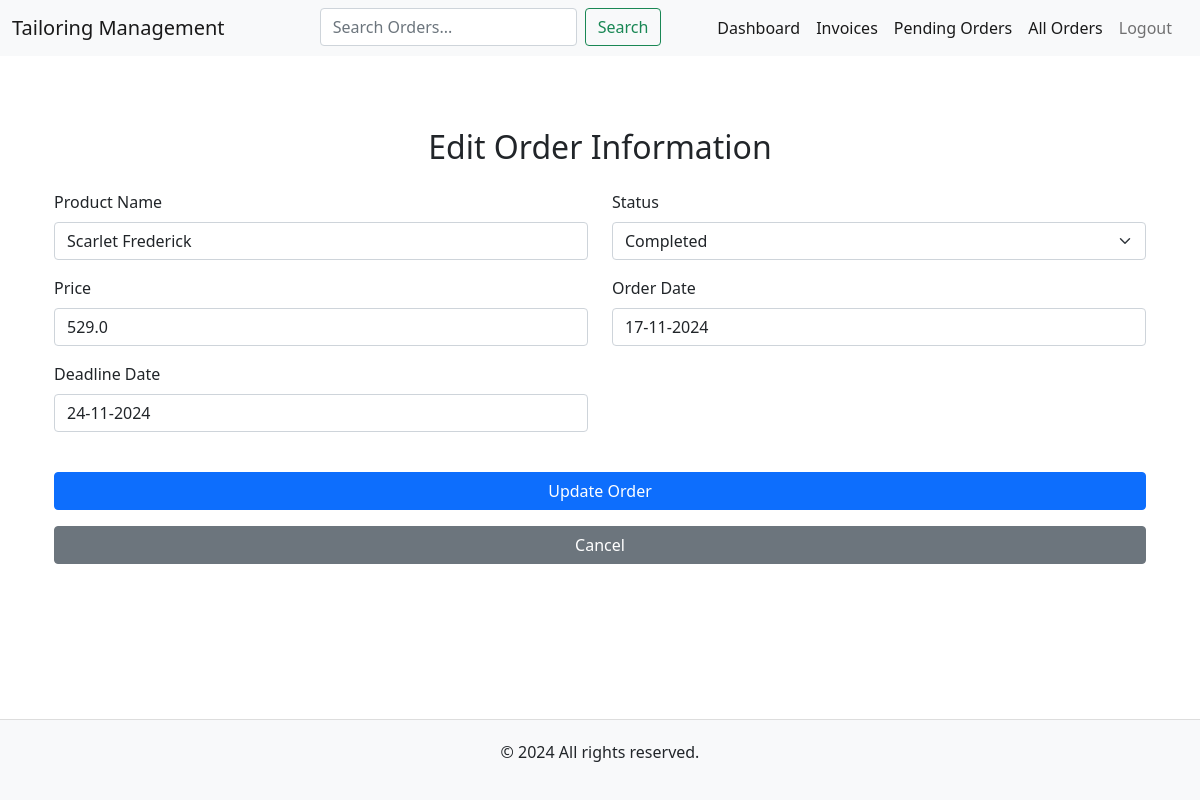
Page /edit_order/1 (signed in) on the committed database.
### model.py (models this page shows)
class Order(db.Model):
    __tablename__ = 'orders'
    id: Mapped[int] = mapped_column(Integer, primary_key=True)
    order_date: Mapped[datetime] = mapped_column(DateTime, nullable=False, default=datetime.utcnow)
    deadline: Mapped[datetime] = mapped_column(DateTime, nullable=False)
    product_name: Mapped[str] = mapped_column(String(50), nullable=False)
    price: Mapped[float] = mapped_column(Float, nullable=False)
    status: Mapped[str] = mapped_column(String(20), nullable=False, default="Pending")
    quantity: Mapped[int] = mapped_column(Integer, nullable=False, default=1)
    client_id: Mapped[int] = mapped_column(Integer, db.ForeignKey('clients.id'), nullable=False)
    client: Mapped[Client] = relationship("Client", back_populates="orders")
    admin_id: Mapped[int] = mapped_column(Integer, db.ForeignKey('admins.id'), nullable=False)
    admin: Mapped["Admin"] = relationship("Admin", back_populates="orders")
    def __repr__(self):
        return f'<Order {self.id} - {self.status}>'

### main.py (the view, shortened to what this page needs)
@app.route('/edit_order/<int:order_id>', methods=['GET', 'POST'])
@login_required
def edit_order(order_id):
    order = Order.query.get_or_404(order_id)
    form = EditOrderForm()
    print(order)
    form.product_name.data = order.product_name
    form.status.data = order.status
    form.price.data = order.price
    form.order_date.data = order.order_date
    form.deadline.data = order.deadline
    return render_template('edit_order.html', form=form, order=order)

### forms.py
class EditOrderForm(FlaskForm):
    product_name = StringField('Product Name', validators=[DataRequired()])
    status = SelectField('Status', choices=[('Pending', 'Pending'), ('Completed', 'Completed'), ('Delivered', 'Delivered'), ('Paid', 'Paid')], validators=[DataRequired()])
    price = FloatField('Price', validators=[DataRequired()])
    order_date = DateTimeField('Order Date', format='%d-%m-%Y', validators=[DataRequired()])
    deadline = DateTimeField('Deadline', format='%d-%m-%Y', validators=[DataRequired()])
    submit = SubmitField('Submit')

### main.py (called while the page is built)
@login_manager.user_loader
def load_user(admin_id):
    return db.get_or_404(Admin, admin_id)

### templates/edit_order.html (shortened to what this page needs)
{% extends "base.html" %}
{% block content %}
<form method="POST">
    <div class="container mt-5 mb-4">
        <h2 class="text-center mb-4">Edit Order Information</h2>
        <div class="row">
            <div class="col-md-6 mb-3">
                <div class="form-group">
                    <label for="product_name" class="form-label">Product Name</label>
                    {{ form.product_name(class="form-control", id="product_name", value=order.product_name, placeholder="Enter product name") }}
                </div>
            </div>
            <div class="col-md-6 mb-3">
                <div class="form-group">
                    <label for="status" class="form-label">Status</label>
                    <div class="custom-select-wrapper">
                        {{ form.status(class="form-select", id="status", value=order.status) }}
                    </div>
                </div>
            </div>
        </div>
        <div class="row">
            <div class="col-md-6 mb-3">
                <div class="form-group">
                    <label for="price" class="form-label">Price</label>
                    {{ form.price(class="form-control", id="price", value=order.price, placeholder="Enter price") }}
                </div>
            </div>
            <div class="col-md-6 mb-3">
                <div class="form-group">
                    <label for="order_date" class="form-label">Order Date</label>
                    {{ form.order_date(class="form-control", id="order_date", value=order.order_date.strftime('%d-%m-%Y'), placeholder="Enter order date") }}
                </div>
            </div>
        </div>
        <div class="row">
            <div class="col-md-6 mb-3">
                <div class="form-group">
                    <label for="deadline" class="form-label">Deadline Date</label>
                    {{ form.deadline(class="form-control", id="deadline", value=order.deadline.strftime('%d-%m-%Y'), placeholder="Enter deadline date") }}
                </div>
            </div>
        </div>
        <div class="d-flex flex-column align-items-center mt-4">
            <button type="submit" class="btn btn-primary mb-3 w-100">Update Order</button>
            <a href="{{ url_for('home') }}" class="btn btn-secondary w-100">Cancel</a>
        </div>
    </div>
</form>
{% endblock %}

### static/css/styles.css (style rules this page uses)
html, body { height: 100%; margin: 0; display: flex; flex-direction: column; }

### rows in the picture
Order: product_name "Scarlet Frederick", status "Completed", price "529.0", order_date "17-11-2024", deadline "24-11-2024"
